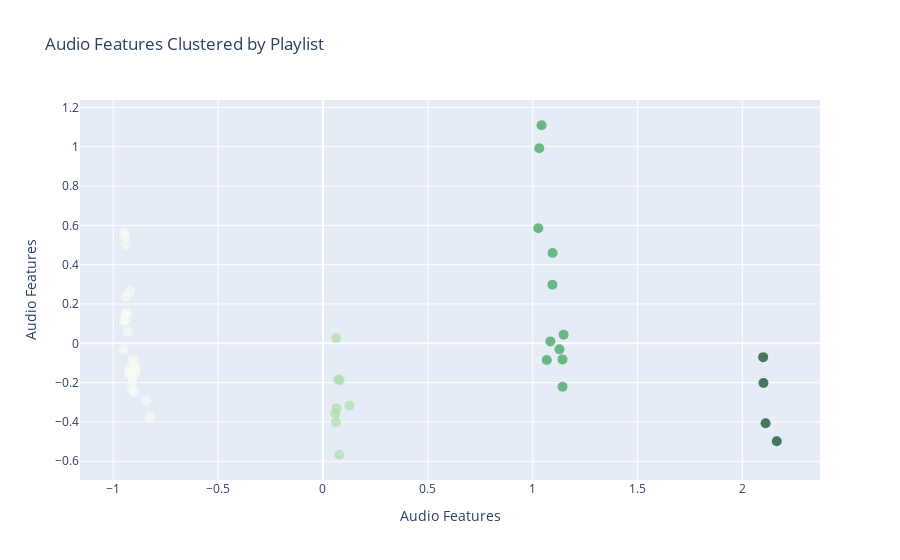

Notebook cell for this chart:
### Markdown cell above
### Using Plotly

### Code cell
# Perform PCA to reduce dimensionality to 2 components
pca = PCA(n_components=2)
features_pca = pca.fit_transform(features_with_playlist.drop('playlist_name', axis=1)) # Drop playlist_name for PCA

# Create a figure
fig = go.Figure()

# Plot the clusters
fig.add_trace(go.Scatter(x=features_pca[:, 0], y=features_pca[:, 1], mode='markers',
                         marker=dict(color=labels, colorscale='Greens', opacity=0.7, size=10),
                         text=features_with_playlist['playlist_name'],  # Set text to playlist_name
                         showlegend=False))

# Customize plot
fig.update_layout(
    title='Audio Features Clustered by Playlist', 
    xaxis_title='Audio Features', 
    yaxis_title='Audio Features'#, 
    #plot_bgcolor='black',
    #paper_bgcolor='lightgrey',
    #font=dict(color='white')
)

# Show the figure
fig.show()

### Figure 1 — Plotly figure (JSON) as saved in the notebook; plotly's stock layout.template omitted (floating-point values rounded to 4 significant figures)
{"data": [{"marker": {"color": [2, 0, 2, 0, 1, 3, 0, 2, 1, 0, 1, 0, 2, 0, 3, 3, 0, 2, 0, 0, 1, 2, 0, 0, 0, 0, 1, 0, 0, 2, 0, 0, 2, 1, 0, 2, 0, 3, 2, 0, 1, 0, 0, 1, 2, 0], "colorscale": [[0, "rgb(247,252,245)"], [0.125, "rgb(229,245,224)"], [0.25, "rgb(199,233,192)"], [0.375, "rgb(161,217,155)"], [0.5, "rgb(116,196,118)"], [0.625, "rgb(65,171,93)"], [0.75, "rgb(35,139,69)"], [0.875, "rgb(0,109,44)"], [1, "rgb(0,68,27)"]], "opacity": 0.7, "size": 10}, "mode": "markers", "showlegend": false, "text": ["Viral 50 - USA", "Viral 50 - Global", "Top 50 - USA", "Top 50 - Global", "sad hour", "Westside Story", "New Noise", "Alternative Hip-Hop", "Fuego #052 - Regina's Fan Mixtape", "Pop Rising", "Gulf & Western", "ALT NOW", "Country Rocks", "Alternative Beats", "Baila Reggaeton", "African Heat", "Fresh Finds Country", "The Scene", "All New Rock", "Hot Hits USA", "Chill Pop", "RapCaviar", "Viva Latino", "New Pop Picks", "Hot Country", "Signed XOXO", "Front Page Indie", "it's alt good", "Today's Indie Rock", "mint", "K-Pop Rising", "RNB X", "New Joints", "Yalla ", "Soak Up The Sun", "Feelin' Myself", "The New Alt", "Fuego", "Dance Rising", "CST", "Spring Pop 🌸", "K-Pop ON! (온)", "MARROW", "bossa pop", "Homegrown + Heavy", "Billboard Hot 100"], "type": "scatter", "x": [1.085, -0.8933, 1.067, -0.9113, 0.06193, 2.164, -0.942, 1.128, 0.1264, -0.9264, 0.05845, -0.94, 1.027, -0.9193, 2.101, 2.111, -0.9524, 1.031, -0.9485, -0.9103, 0.06459, 1.142, -0.899, -0.9228, -0.9482, -0.8433, 0.06274, -0.9348, -0.942, 1.094, -0.9069, -0.9069, 1.147, 0.07904, -0.9319, 1.143, -0.9396, 2.099, 1.095, -0.8249, 0.07331, -0.8998, -0.9414, 0.07836, 1.042, -0.8959], "y": [0.00973, -0.1289, -0.08522, -0.2331, -0.4014, -0.4978, 0.5446, -0.03075, -0.3163, -0.1558, -0.3575, 0.1479, 0.5849, 0.2665, -0.2022, -0.4064, -0.03186, 0.9926, 0.5638, -0.1651, -0.3297, -0.08187, -0.2476, -0.1328, 0.1135, -0.2892, 0.02742, 0.1525, 0.1186, 0.2982, -0.08425, -0.1904, 0.04314, -0.1882, 0.05982, -0.221, 0.2364, -0.07027, 0.4597, -0.3755, -0.1834, -0.1086, 0.5029, -0.5668, 1.109, -0.1493]}], "layout": {"autosize": true, "title": {"text": "Audio Features Clustered by Playlist"}, "xaxis": {"autorange": true, "range": [-1.147, 2.359], "title": {"text": "Audio Features"}, "type": "linear"}, "yaxis": {"autorange": true, "range": [-0.7378, 1.28], "title": {"text": "Audio Features"}, "type": "linear"}}}
